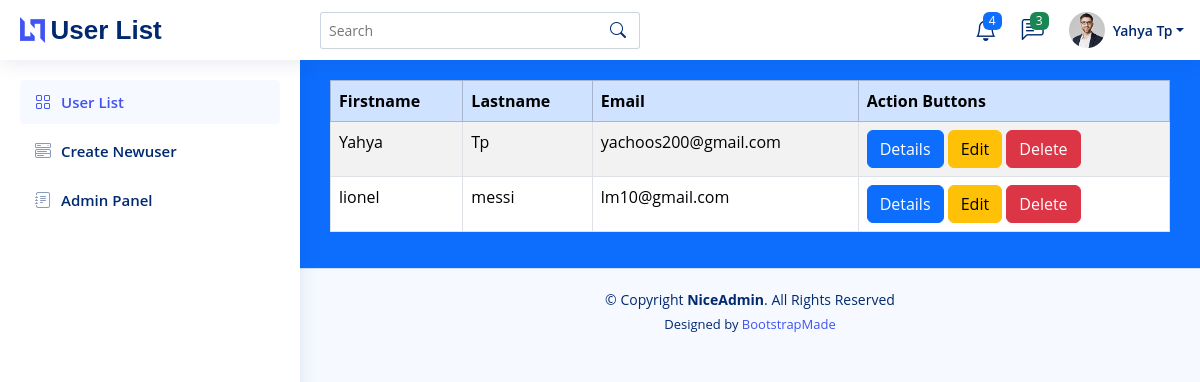
The page / on the database its author committed.
### profileapp/models.py (models this page shows, shortened)
class userprofile(models.Model):
    firstname=models.CharField(max_length=100)
    lastname=models.CharField(max_length=100)
    dob=models.DateField()
    gender=models.CharField(max_length=100)
    address=models.TextField()
    pincode=models.IntegerField()
    skill1=models.CharField(max_length=100)
    skill2=models.CharField(max_length=100)
    skill3=models.CharField(max_length=100)
    phone=models.IntegerField()
    email=models.EmailField()
    whatsapp=models.IntegerField()
    education_course=models.CharField(max_length=100)
    education_school=models.CharField(max_length=100)
    education_start_date=models.DateField()
    education_end_date=models.DateField()
    certificate_course=models.CharField(max_length=100)
    certificate_school=models.CharField(max_length=150)
    certificate_images=models.ImageField()
    project_name=models.CharField(max_length=150)
    project_summary=models.TextField()
    project_link=models.URLField()
    project_image=models.ImageField(max_length=200)

### profileapp/views.py (the view)
# urls.py: path('',list_userprofile.as_view(),name='list'),
class list_userprofile(ListView):
    model=userprofile
    template_name='userlist.html'
    context_object_name = 'userlists'

### profileapp/templates/userlist.html (shortened to what this page needs)
{% extends 'base.html' %}
{% load static %}
{% block content %}
<table class="table table-bordered table-striped bg-primary">
    <thead >
      <tr class="table-primary text-light">
        <th>Firstname</th>
        <th>Lastname</th>
        <th>Email</th>
        <th>Action Buttons</th>
      </tr>
    </thead>
    <tbody>
      {% for i in userlists %}
      <tr>
        <td>{{i.firstname}}</td>
        <td>{{i.lastname}}</td>
        <td>{{i.email}}</td>
        <td>
          <a class="btn btn-primary" href="{% url 'detail' i.id %}">Details</a>
          <a class="btn btn-warning" href="">Edit</a>
          <a class="btn btn-danger" href="">Delete</a>
        </td>
      </tr>
      {% endfor%}
    </tbody>
  </table>
{% endblock %}

### profileapp/static/assets/css/style.css (style rules this page uses)
:root { scroll-behavior: smooth; }
body { font-family: "Open Sans", sans-serif; background: #f6f9ff; color: #444444; }
a { color: #4154f1; text-decoration: none; }

### rows shown on the page
userprofile: firstname "Yahya", lastname "Tp", email "yachoos200@gmail.com"
userprofile: firstname "lionel", lastname "messi", email "lm10@gmail.com"
